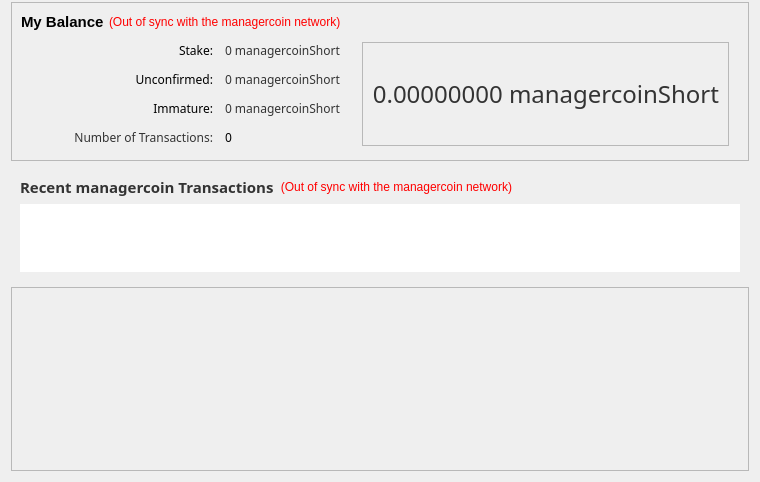
<?xml version="1.0" encoding="UTF-8"?>
<ui version="4.0">
 <class>OverviewPage</class>
 <widget class="QWidget" name="OverviewPage">
  <property name="geometry">
   <rect>
    <x>0</x>
    <y>0</y>
    <width>760</width>
    <height>424</height>
   </rect>
  </property>
  <property name="windowTitle">
   <string>Form</string>
  </property>
  <layout class="QVBoxLayout" name="verticalLayout_5" stretch="0,1,0">
   <property name="topMargin">
    <number>2</number>
   </property>
   <item>
    <widget class="QFrame" name="frameTop">
     <property name="frameShape">
      <enum>QFrame::StyledPanel</enum>
     </property>
     <property name="frameShadow">
      <enum>QFrame::Raised</enum>
     </property>
     <layout class="QVBoxLayout" name="verticalLayout_4">
      <property name="spacing">
       <number>5</number>
      </property>
      <item>
       <layout class="QHBoxLayout" name="horizontalLayout_4">
        <item>
         <widget class="QLabel" name="label_5">
          <property name="font">
           <font>
            <pointsize>11</pointsize>
            <weight>75</weight>
            <bold>true</bold>
           </font>
          </property>
          <property name="text">
           <string>My Balance</string>
          </property>
         </widget>
        </item>
        <item>
         <widget class="QLabel" name="labelWalletStatus">
          <property name="toolTip">
           <string>The displayed information may be out of date. Your wallet automatically synchronizes with the managercoin network after a connection is established, but this process has not completed yet.</string>
          </property>
          <property name="styleSheet">
           <string notr="true">QLabel { color: red; }</string>
          </property>
          <property name="text">
           <string notr="true">(Out of sync with the managercoin network)</string>
          </property>
          <property name="alignment">
           <set>Qt::AlignLeading|Qt::AlignLeft|Qt::AlignVCenter</set>
          </property>
         </widget>
        </item>
        <item>
         <spacer name="horizontalSpacer_2">
          <property name="orientation">
           <enum>Qt::Horizontal</enum>
          </property>
          <property name="sizeHint" stdset="0">
           <size>
            <width>40</width>
            <height>20</height>
           </size>
          </property>
         </spacer>
        </item>
       </layout>
      </item>
      <item>
       <layout class="QHBoxLayout" name="horizontalLayout">
        <property name="leftMargin">
         <number>10</number>
        </property>
        <property name="topMargin">
         <number>5</number>
        </property>
        <property name="rightMargin">
         <number>10</number>
        </property>
        <property name="bottomMargin">
         <number>5</number>
        </property>
        <item>
         <layout class="QFormLayout" name="formLayout_2">
          <property name="fieldGrowthPolicy">
           <enum>QFormLayout::AllNonFixedFieldsGrow</enum>
          </property>
          <property name="horizontalSpacing">
           <number>12</number>
          </property>
          <property name="verticalSpacing">
           <number>12</number>
          </property>
          <item row="0" column="0">
           <widget class="QLabel" name="label_6">
            <property name="sizePolicy">
             <sizepolicy hsizetype="MinimumExpanding" vsizetype="Preferred">
              <horstretch>0</horstretch>
              <verstretch>0</verstretch>
             </sizepolicy>
            </property>
            <property name="minimumSize">
             <size>
              <width>182</width>
              <height>0</height>
             </size>
            </property>
            <property name="baseSize">
             <size>
              <width>80</width>
              <height>0</height>
             </size>
            </property>
            <property name="font">
             <font>
              <family>Sans</family>
             </font>
            </property>
            <property name="text">
             <string>Stake:</string>
            </property>
            <property name="alignment">
             <set>Qt::AlignRight|Qt::AlignTrailing|Qt::AlignVCenter</set>
            </property>
           </widget>
          </item>
          <item row="0" column="1">
           <widget class="QLabel" name="labelStake">
            <property name="font">
             <font>
              <family>Sans</family>
             </font>
            </property>
            <property name="cursor">
             <cursorShape>IBeamCursor</cursorShape>
            </property>
            <property name="toolTip">
             <string>Total of coins that was staked, and do not yet count towards the current balance</string>
            </property>
            <property name="text">
             <string notr="true">&lt;html&gt;&lt;head/&gt;&lt;body&gt;&lt;p&gt;&lt;span style=&quot; color:#333333;&quot;&gt;0 managercoinShort&lt;/span&gt;&lt;/p&gt;&lt;/body&gt;&lt;/html&gt;</string>
            </property>
            <property name="textInteractionFlags">
             <set>Qt::LinksAccessibleByMouse|Qt::TextSelectableByKeyboard|Qt::TextSelectableByMouse</set>
            </property>
           </widget>
          </item>
          <item row="1" column="0">
           <widget class="QLabel" name="label_3">
            <property name="sizePolicy">
             <sizepolicy hsizetype="MinimumExpanding" vsizetype="Preferred">
              <horstretch>0</horstretch>
              <verstretch>0</verstretch>
             </sizepolicy>
            </property>
            <property name="minimumSize">
             <size>
              <width>182</width>
              <height>0</height>
             </size>
            </property>
            <property name="baseSize">
             <size>
              <width>80</width>
              <height>0</height>
             </size>
            </property>
            <property name="font">
             <font>
              <family>Sans</family>
             </font>
            </property>
            <property name="text">
             <string>Unconfirmed:</string>
            </property>
            <property name="alignment">
             <set>Qt::AlignRight|Qt::AlignTrailing|Qt::AlignVCenter</set>
            </property>
           </widget>
          </item>
          <item row="1" column="1">
           <widget class="QLabel" name="labelUnconfirmed">
            <property name="font">
             <font>
              <family>Sans</family>
             </font>
            </property>
            <property name="cursor">
             <cursorShape>IBeamCursor</cursorShape>
            </property>
            <property name="toolTip">
             <string>Total of transactions that have yet to be confirmed, and do not yet count towards the current balance</string>
            </property>
            <property name="text">
             <string notr="true">&lt;html&gt;&lt;head/&gt;&lt;body&gt;&lt;p&gt;&lt;span style=&quot; color:#333333;&quot;&gt;0 managercoinShort&lt;/span&gt;&lt;/p&gt;&lt;/body&gt;&lt;/html&gt;</string>
            </property>
            <property name="textInteractionFlags">
             <set>Qt::LinksAccessibleByMouse|Qt::TextSelectableByKeyboard|Qt::TextSelectableByMouse</set>
            </property>
           </widget>
          </item>
          <item row="2" column="0">
           <widget class="QLabel" name="labelImmatureText">
            <property name="sizePolicy">
             <sizepolicy hsizetype="MinimumExpanding" vsizetype="Preferred">
              <horstretch>0</horstretch>
              <verstretch>0</verstretch>
             </sizepolicy>
            </property>
            <property name="minimumSize">
             <size>
              <width>182</width>
              <height>0</height>
             </size>
            </property>
            <property name="baseSize">
             <size>
              <width>80</width>
              <height>0</height>
             </size>
            </property>
            <property name="font">
             <font>
              <family>Sans</family>
             </font>
            </property>
            <property name="layoutDirection">
             <enum>Qt::RightToLeft</enum>
            </property>
            <property name="text">
             <string>Immature:</string>
            </property>
            <property name="alignment">
             <set>Qt::AlignRight|Qt::AlignTrailing|Qt::AlignVCenter</set>
            </property>
           </widget>
          </item>
          <item row="2" column="1">
           <widget class="QLabel" name="labelImmature">
            <property name="font">
             <font>
              <family>Sans</family>
             </font>
            </property>
            <property name="toolTip">
             <string>Mined balance that has not yet matured</string>
            </property>
            <property name="text">
             <string notr="true">&lt;html&gt;&lt;head/&gt;&lt;body&gt;&lt;p&gt;&lt;span style=&quot; color:#333333;&quot;&gt;0 managercoinShort&lt;/span&gt;&lt;/p&gt;&lt;/body&gt;&lt;/html&gt;</string>
            </property>
            <property name="textInteractionFlags">
             <set>Qt::LinksAccessibleByMouse|Qt::TextSelectableByKeyboard|Qt::TextSelectableByMouse</set>
            </property>
           </widget>
          </item>
          <item row="3" column="0">
           <widget class="QLabel" name="label_2">
            <property name="minimumSize">
             <size>
              <width>182</width>
              <height>0</height>
             </size>
            </property>
            <property name="font">
             <font>
              <family>Sans</family>
             </font>
            </property>
            <property name="text">
             <string>&lt;html&gt;&lt;head/&gt;&lt;body&gt;&lt;p&gt;&lt;span style=&quot; color:#333333;&quot;&gt;Number of Transactions:&lt;/span&gt;&lt;/p&gt;&lt;/body&gt;&lt;/html&gt;</string>
            </property>
            <property name="alignment">
             <set>Qt::AlignRight|Qt::AlignTrailing|Qt::AlignVCenter</set>
            </property>
           </widget>
          </item>
          <item row="3" column="1">
           <widget class="QLabel" name="labelNumTransactions">
            <property name="font">
             <font>
              <family>Sans</family>
             </font>
            </property>
            <property name="toolTip">
             <string>Total number of transactions in wallet</string>
            </property>
            <property name="text">
             <string notr="true">0</string>
            </property>
           </widget>
          </item>
         </layout>
        </item>
        <item>
         <widget class="QFrame" name="frame_3">
          <property name="frameShape">
           <enum>QFrame::StyledPanel</enum>
          </property>
          <property name="frameShadow">
           <enum>QFrame::Plain</enum>
          </property>
          <property name="lineWidth">
           <number>1</number>
          </property>
          <layout class="QVBoxLayout" name="verticalLayout_6">
           <item>
            <widget class="QLabel" name="labelBalance">
             <property name="sizePolicy">
              <sizepolicy hsizetype="Expanding" vsizetype="Preferred">
               <horstretch>0</horstretch>
               <verstretch>0</verstretch>
              </sizepolicy>
             </property>
             <property name="minimumSize">
              <size>
               <width>200</width>
               <height>30</height>
              </size>
             </property>
             <property name="font">
              <font>
               <family>Sans</family>
               <pointsize>18</pointsize>
               <weight>50</weight>
               <bold>false</bold>
              </font>
             </property>
             <property name="cursor">
              <cursorShape>IBeamCursor</cursorShape>
             </property>
             <property name="toolTip">
              <string>Your current balance</string>
             </property>
             <property name="text">
              <string notr="true">&lt;html&gt;&lt;head/&gt;&lt;body&gt;&lt;p&gt;&lt;span style=&quot; color:#333333;&quot;&gt;0.00000000 managercoinShort&lt;/span&gt;&lt;/p&gt;&lt;/body&gt;&lt;/html&gt;</string>
             </property>
             <property name="alignment">
              <set>Qt::AlignRight|Qt::AlignTrailing|Qt::AlignVCenter</set>
             </property>
             <property name="textInteractionFlags">
              <set>Qt::LinksAccessibleByMouse|Qt::TextSelectableByKeyboard|Qt::TextSelectableByMouse</set>
             </property>
            </widget>
           </item>
          </layout>
         </widget>
        </item>
       </layout>
      </item>
     </layout>
    </widget>
   </item>
   <item>
    <layout class="QVBoxLayout" name="verticalLayout_3">
     <item>
      <widget class="QFrame" name="frame_2">
       <property name="frameShape">
        <enum>QFrame::NoFrame</enum>
       </property>
       <property name="frameShadow">
        <enum>QFrame::Raised</enum>
       </property>
       <layout class="QVBoxLayout" name="verticalLayout">
        <item>
         <layout class="QHBoxLayout" name="horizontalLayout_2">
          <item>
           <widget class="QLabel" name="label_4">
            <property name="font">
             <font>
              <family>Sans</family>
              <pointsize>11</pointsize>
              <weight>75</weight>
              <bold>true</bold>
             </font>
            </property>
            <property name="text">
             <string>&lt;html&gt;&lt;head/&gt;&lt;body&gt;&lt;p&gt;&lt;span style=&quot; font-size:11pt; color:#333333;&quot;&gt;Recent managercoin Transactions&lt;/span&gt;&lt;/p&gt;&lt;/body&gt;&lt;/html&gt;</string>
            </property>
           </widget>
          </item>
          <item>
           <widget class="QLabel" name="labelTransactionsStatus">
            <property name="toolTip">
             <string>The displayed information may be out of date. Your wallet automatically synchronizes with the managercoin network after a connection is established, but this process has not completed yet.</string>
            </property>
            <property name="styleSheet">
             <string notr="true">QLabel { color: red; }</string>
            </property>
            <property name="text">
             <string notr="true">(Out of sync with the managercoin network)</string>
            </property>
            <property name="alignment">
             <set>Qt::AlignRight|Qt::AlignTrailing|Qt::AlignVCenter</set>
            </property>
           </widget>
          </item>
          <item>
           <spacer name="horizontalSpacer">
            <property name="orientation">
             <enum>Qt::Horizontal</enum>
            </property>
            <property name="sizeHint" stdset="0">
             <size>
              <width>40</width>
              <height>20</height>
             </size>
            </property>
           </spacer>
          </item>
         </layout>
        </item>
        <item>
         <widget class="QListView" name="listTransactions">
          <property name="styleSheet">
           <string notr="true"/>
          </property>
          <property name="frameShape">
           <enum>QFrame::NoFrame</enum>
          </property>
          <property name="verticalScrollBarPolicy">
           <enum>Qt::ScrollBarAlwaysOff</enum>
          </property>
          <property name="horizontalScrollBarPolicy">
           <enum>Qt::ScrollBarAlwaysOff</enum>
          </property>
          <property name="selectionMode">
           <enum>QAbstractItemView::NoSelection</enum>
          </property>
         </widget>
        </item>
       </layout>
      </widget>
     </item>
     <item>
      <spacer name="verticalSpacer_2">
       <property name="orientation">
        <enum>Qt::Vertical</enum>
       </property>
       <property name="sizeHint" stdset="0">
        <size>
         <width>20</width>
         <height>40</height>
        </size>
       </property>
      </spacer>
     </item>
    </layout>
   </item>
   <item>
    <widget class="QFrame" name="diffplotframe">
     <property name="frameShape">
      <enum>QFrame::StyledPanel</enum>
     </property>
     <property name="frameShadow">
      <enum>QFrame::Raised</enum>
     </property>
     <layout class="QVBoxLayout" name="verticalLayout_3_1">
      <property name="leftMargin">
       <number>1</number>
      </property>
      <property name="topMargin">
       <number>1</number>
      </property>
      <property name="rightMargin">
       <number>1</number>
      </property>
      <property name="bottomMargin">
       <number>1</number>
      </property>
      <item>
       <layout class="QHBoxLayout" name="horizontalLayout_3">
        <item>
         <widget class="QCustomPlot" name="diffplot" native="true">
          <property name="sizePolicy">
           <sizepolicy hsizetype="MinimumExpanding" vsizetype="Preferred">
            <horstretch>0</horstretch>
            <verstretch>0</verstretch>
           </sizepolicy>
          </property>
          <property name="minimumSize">
           <size>
            <width>0</width>
            <height>180</height>
           </size>
          </property>
         </widget>
        </item>
       </layout>
      </item>
     </layout>
    </widget>
   </item>
  </layout>
 </widget>
 <customwidgets>
  <customwidget>
   <class>QCustomPlot</class>
   <extends>QWidget</extends>
   <header>qt/qcustomplot.h</header>
   <container>1</container>
  </customwidget>
 </customwidgets>
 <resources/>
 <connections/>
</ui>
